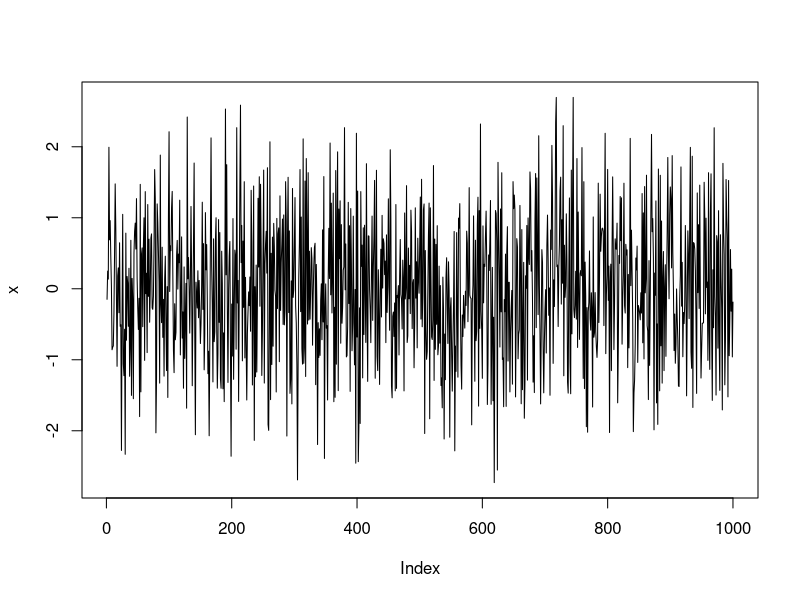

Generate this figure with R:
## ---- chunk 1
# simulando uma VA com distribuição normal padrão
x <- rnorm(1000)

# gráfico de linha da variável simulada
plot(x, type = "l")
